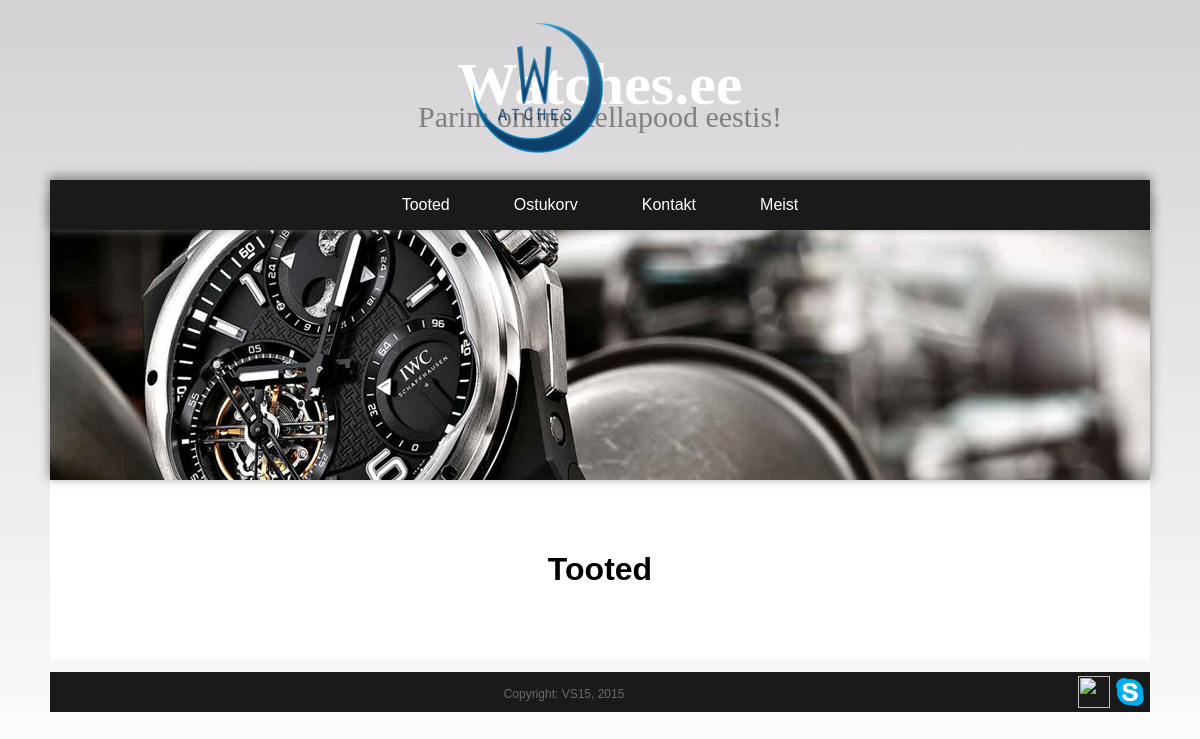
Before: / with the older database file.
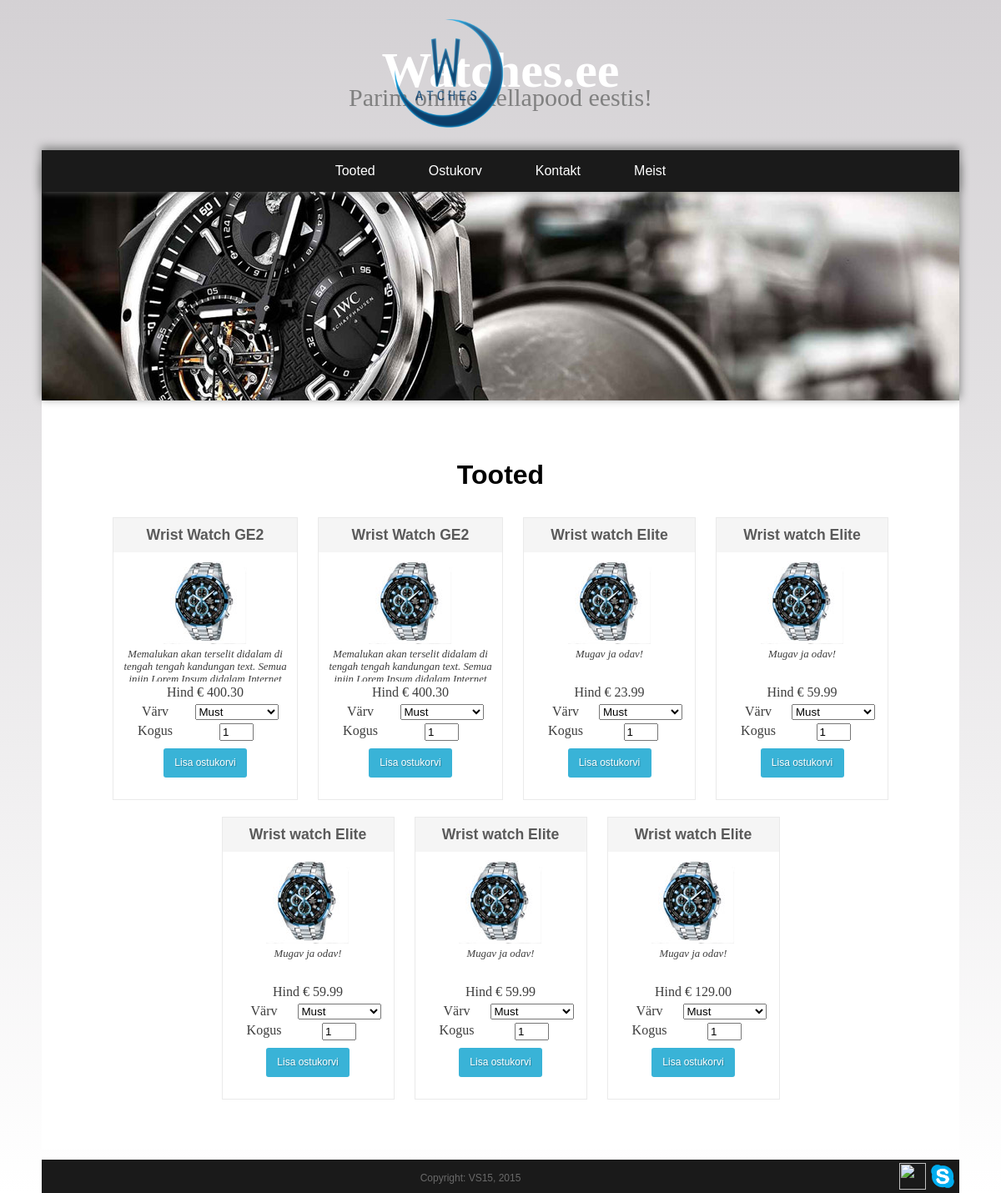
After: the same page with the newer database file.
### tables this page shows
CREATE TABLE IF NOT EXISTS `products` (
  `id` int(11) NOT NULL,
  `product_code` varchar(60) NOT NULL,
  `product_name` varchar(60) NOT NULL,
  `product_desc` tinytext NOT NULL,
  `product_img_name` varchar(60) NOT NULL,
  `price` decimal(10,2) NOT NULL
);

### index.php (called while the page is built, shortened)
<?php
$page = !empty($_GET['page']) ? $_GET['page'] : 'home';
require "templates/master_template.php";

### controllers/home.php (the view, shortened to what this page needs)
<?php
$currency = "€ ";
$current_url = urlencode($url="http://".$_SERVER['HTTP_HOST'].$_SERVER['REQUEST_URI']);
?>
<!DOCTYPE html>
<html>
<head>
    <link href="style/style.css" rel="stylesheet" type="text/css">
</head>
<body>
<h1 align="center">Tooted</h1>
<?php
$results = $mysqli->query("SELECT product_code, product_name, product_desc, product_img_name, price FROM products ORDER BY id ASC");
if($results){
    $products_item = '<ul class="products">';
    while($obj = $results->fetch_object())
    {
        $products_item .= <<<EOT
	<li class="product">
	<form method="post" action="cart_update.php">
	<div class="product-content"><h3>{$obj->product_name}</h3>
	<div class="product-thumb"><img src="images/{$obj->product_img_name}"></div>
	<div class="product-desc">{$obj->product_desc}</div>
	<div class="product-info">
	Hind {$currency}{$obj->price}
	<fieldset>
	<label>
		<span>Värv</span>
		<select name="product_color">
		<option value="Black">Must</option>
		<option value="Silver">Hõbe</option>
		</select>
	</label>
	<label>
		<span>Kogus</span>
		<input type="text" size="2" maxlength="2" name="product_qty" value="1" />
	</label>
	</fieldset>
	<input type="hidden" name="product_code" value="{$obj->product_code}" />
	<input type="hidden" name="type" value="add" />
	<input type="hidden" name="return_url" value="{$current_url}" />
	<div align="center"><button type="submit" class="add_to_cart">Lisa ostukorvi</button></div>
	</div></div>
	</form>
	</li>
EOT;
    }
    $products_item .= '</ul>';
    echo $products_item;
}
?>
</body>
</html>

### templates/master_template.php (shortened to what this page needs)
<html lang="et">
<head>
    <link rel="stylesheet" type="text/css" href="css/main.css">
    <link href="style/style.css" rel="stylesheet" type="text/css">
    <link href="css/loading.css" rel="stylesheet" type="text/css">
</head>
<body>
<img id="origlogo" src="assets/img/origwatch22.png" alt="">
<div class="banner">
    <h1><a id="pealkiri" href="?">Watches.ee</a></h1>
    <p class="yleval">Parim online kellapood eestis!</p>
</div>
<div class="navbar">
    <ul class="navbar">
        <li class="pealeht"><a href="?">Tooted</a></li>
        <li class="pealeht"><a href="?page=ostukorv">Ostukorv</a></li>
        <li class="pealeht"><a href="?page=link3">Kontakt</a></li>
        <li class="pealeht"><a href="?page=link4">Meist</a></li>
    </ul>
</div>
<div class="main">
    <?php if (file_exists("views/$page.php")) require "views/$page.php"; else require "views/error.php" ?>
</div>
<div class="jalg">
    <img class="skype" src="assets/img/skype.png" alt="">
    <img class="fb" src="assets/img/facebook.png" alt="">
    <p class="cright">Copyright: VS15, 2015</p>
</div>
</body>
</html>

### views/home.php (shortened to what this page needs)
<div class="pildike"><img src="assets/img/kell1.jpg" alt="kell" style="width: 100%;font-family:arial;"></div>
    <?php require_once "controllers/home.php" ?>

### css/main.css (style rules this page uses)
body { padding: 0px; margin: 0px; background: linear-gradient(#d4d1d4, #ffffff) }
p { font-family: Arial; }
h1 { font-family: serif; text-align:center; padding-top: 50px; }
#pealkiri { font-family: Chiller; font-size: 60px; color:white; }
.yleval { font-family: Chiller; text-align:center; margin-top: -40px; color:grey; font-size: 30px; }
div.banner { height: 180px; width: 100%; padding: 0; }
div.main { display: block; background-color: white; text-align: center; margin-left: auto; margin-right: auto; width: 1100px; height: auto; margin-top: -30px; padding-bottom: 50px; }
#origlogo { margin-top: 15px; width: 150px; position: absolute; left: 460px; }
.pealeht { padding-top: 17px; padding-bottom: 15px; margin-top: -30px; }
div.navbar { display: block; position: relative; text-align: center; background-color: #1a1a1a; width: 1100px; margin-left: auto; margin-right: auto; height: 50px; box-shadow: 0px -3px 10px 1px #888 }
ul, li { display: inline-block; padding: 0px 30px 0px 30px; }
.pildike { box-shadow: 0px -3px 10px 1px #888; }
div.jalg { text-align: center; display: block; width: 1100px; margin-left: auto; margin-right: auto; background-color: #1a1a1a; height: 40px; }
.cright { text-align: center; color: rgba(255, 255, 255, 0.35); position: relative; padding-top: 15px; font-family: arial; font-size: 12px; }
.skype { width: 40px; float: right; }
.fb { width: 32px; margin-top: 4px; float: right; }
a:link { text-decoration: none; color: white; font-family: Arial; }

### style/style.css (style rules this page uses)
body { margin: 0px; padding: 0px; font-family: Georgia, "Times New Roman", Times, serif; }
h1, h2, h3 { font-family: "Trebuchet MS", Arial, Helvetica, sans-serif; color: black; }
ul.products { padding: 0; margin: 0; max-width: 1040px; margin-left: auto; margin-right: auto; }
ul.products li { display: inline-block; max-width: 200px; padding: 10px; background-color: #FFFFFF; margin: 10px; border: 1px solid #EAEAEA; color: #3D3D3D; }
ul.products li h3 { margin: -10px -10px 10px -10px; padding: 10px; text-align: center; background-color: #F5F5F5; font-family: "Trebuchet MS", Arial, Helvetica, sans-serif; font-size: 1.1em; color: #5A5A5A; }
ul.products li fieldset { border: none; padding: 5px 5px 5px 0px; margin: 0; }
ul.products li fieldset label { display:block; margin-bottom: 4px; }
ul.products li fieldset label span { width: 80px; float: left; }
ul.products li fieldset label select { min-width: 100px; }
button, .button { background-color: #39b3d7; min-width: 100px; border: none; padding: 10px; display: inline-block; text-align: center; cursor: pointer; text-decoration: none; color: #FFF; min-height: 15px; font: 12px/15px Arial, Helvetica, sans-serif; text-shadow: 1px 1px 1px rgba(0, 0, 0, 0.26); border-radius: 3px; }
.product-thumb { text-align:center; }
.product-desc { font-style: italic; font-size: 0.8em; margin-bottom: 4px; height: 40px; overflow: hidden; margin-top: 5px; }

Changed rows visible on the page:
added products: product_name "Wrist Watch GE2", product_img_name (picture), product_desc "Memalukan akan terselit didalam di tengah tengah kandungan text. Semua…", price "400.30"
added products: product_name "Wrist Watch GE2", product_img_name (picture), product_desc "Memalukan akan terselit didalam di tengah tengah kandungan text. Semua…", price "400.30"
added products: product_name "Wrist watch Elite", product_img_name (picture), product_desc "Mugav ja odav!", price "23.99"
added products: product_name "Wrist watch Elite", product_img_name (picture), product_desc "Mugav ja odav!", price "59.99"
added products: product_name "Wrist watch Elite", product_img_name (picture), product_desc "Mugav ja odav!", price "59.99"
added products: product_name "Wrist watch Elite", product_img_name (picture), product_desc "Mugav ja odav!", price "59.99"
added products: product_name "Wrist watch Elite", product_img_name (picture), product_desc "Mugav ja odav!", price "129.00"
